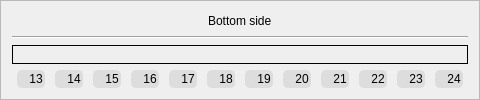
         <widget class="QFrame" name="frame">
          <property name="maximumSize">
           <size>
            <width>16777215</width>
            <height>280</height>
           </size>
          </property>
          <property name="frameShape">
           <enum>QFrame::StyledPanel</enum>
          </property>
          <property name="frameShadow">
           <enum>QFrame::Raised</enum>
          </property>
          <layout class="QVBoxLayout" name="verticalLayout_6">
           <item alignment="Qt::AlignHCenter">
            <widget class="QLabel" name="label_2">
             <property name="maximumSize">
              <size>
               <width>16777215</width>
               <height>20</height>
              </size>
             </property>
             <property name="text">
              <string>Bottom side</string>
             </property>
            </widget>
           </item>
           <item>
            <widget class="Line" name="line_2">
             <property name="orientation">
              <enum>Qt::Horizontal</enum>
             </property>
            </widget>
           </item>
           <item>
            <widget class="QFrame" name="frame_105">
             <property name="minimumSize">
              <size>
               <width>0</width>
               <height>1</height>
              </size>
             </property>
             <property name="maximumSize">
              <size>
               <width>16777215</width>
               <height>250</height>
              </size>
             </property>
             <property name="frameShape">
              <enum>QFrame::Box</enum>
             </property>
             <property name="frameShadow">
              <enum>QFrame::Plain</enum>
             </property>
             <layout class="QHBoxLayout" name="horizontalLayout_150">
              <property name="spacing">
               <number>0</number>
              </property>
              <property name="leftMargin">
               <number>0</number>
              </property>
              <property name="topMargin">
               <number>0</number>
              </property>
              <property name="rightMargin">
               <number>0</number>
              </property>
              <property name="bottomMargin">
               <number>0</number>
              </property>
              <item>
               <widget class="QLabel" name="live13">
                <property name="minimumSize">
                 <size>
                  <width>1</width>
                  <height>1</height>
                 </size>
                </property>
                <property name="text">
                 <string/>
                </property>
                <property name="scaledContents">
                 <bool>true</bool>
                </property>
               </widget>
              </item>
              <item>
               <widget class="QLabel" name="live14">
                <property name="minimumSize">
                 <size>
                  <width>1</width>
                  <height>1</height>
                 </size>
                </property>
                <property name="text">
                 <string/>
                </property>
                <property name="scaledContents">
                 <bool>true</bool>
                </property>
               </widget>
              </item>
              <item>
               <widget class="QLabel" name="live15">
                <property name="minimumSize">
                 <size>
                  <width>1</width>
                  <height>1</height>
                 </size>
                </property>
                <property name="text">
                 <string/>
                </property>
                <property name="scaledContents">
                 <bool>true</bool>
                </property>
               </widget>
              </item>
              <item>
               <widget class="QLabel" name="live16">
                <property name="minimumSize">
                 <size>
                  <width>1</width>
                  <height>1</height>
                 </size>
                </property>
                <property name="text">
                 <string/>
                </property>
                <property name="scaledContents">
                 <bool>true</bool>
                </property>
               </widget>
              </item>
              <item>
               <widget class="QLabel" name="live17">
                <property name="minimumSize">
                 <size>
                  <width>1</width>
                  <height>1</height>
                 </size>
                </property>
                <property name="text">
                 <string/>
                </property>
                <property name="scaledContents">
                 <bool>true</bool>
                </property>
               </widget>
              </item>
              <item>
               <widget class="QLabel" name="live18">
                <property name="minimumSize">
                 <size>
                  <width>1</width>
                  <height>1</height>
                 </size>
                </property>
                <property name="text">
                 <string/>
                </property>
                <property name="scaledContents">
                 <bool>true</bool>
                </property>
               </widget>
              </item>
              <item>
               <widget class="QLabel" name="live19">
                <property name="minimumSize">
                 <size>
                  <width>1</width>
                  <height>1</height>
                 </size>
                </property>
                <property name="text">
                 <string/>
                </property>
                <property name="scaledContents">
                 <bool>true</bool>
                </property>
               </widget>
              </item>
              <item>
               <widget class="QLabel" name="live20">
                <property name="minimumSize">
                 <size>
                  <width>1</width>
                  <height>1</height>
                 </size>
                </property>
                <property name="text">
                 <string/>
                </property>
                <property name="scaledContents">
                 <bool>true</bool>
                </property>
               </widget>
              </item>
              <item>
               <widget class="QLabel" name="live21">
                <property name="minimumSize">
                 <size>
                  <width>1</width>
                  <height>1</height>
                 </size>
                </property>
                <property name="text">
                 <string/>
                </property>
                <property name="scaledContents">
                 <bool>true</bool>
                </property>
               </widget>
              </item>
              <item>
               <widget class="QLabel" name="live22">
                <property name="minimumSize">
                 <size>
                  <width>1</width>
                  <height>1</height>
                 </size>
                </property>
                <property name="text">
                 <string/>
                </property>
                <property name="scaledContents">
                 <bool>true</bool>
                </property>
               </widget>
              </item>
              <item>
               <widget class="QLabel" name="live23">
                <property name="minimumSize">
                 <size>
                  <width>1</width>
                  <height>1</height>
                 </size>
                </property>
                <property name="text">
                 <string/>
                </property>
                <property name="scaledContents">
                 <bool>true</bool>
                </property>
               </widget>
              </item>
              <item>
               <widget class="QLabel" name="live24">
                <property name="minimumSize">
                 <size>
                  <width>1</width>
                  <height>1</height>
                 </size>
                </property>
                <property name="text">
                 <string/>
                </property>
                <property name="scaledContents">
                 <bool>true</bool>
                </property>
               </widget>
              </item>
             </layout>
            </widget>
           </item>
           <item>
            <layout class="QHBoxLayout" name="horizontalLayout_215" stretch="0,0,0,0,0,0,0,0,0,0,0,0">
             <property name="spacing">
              <number>10</number>
             </property>
             <property name="leftMargin">
              <number>5</number>
             </property>
             <property name="rightMargin">
              <number>5</number>
             </property>
             <item>
              <widget class="QLabel" name="label_205">
               <property name="maximumSize">
                <size>
                 <width>16777215</width>
                 <height>20</height>
                </size>
               </property>
               <property name="styleSheet">
                <string notr="true">QLabel {
	background-color: rgb(221, 221, 221);
	border-radius: 5px;
	border: 2px solid rgb(221, 221, 221);
	padding-left: 10px;
	selection-color: rgb(255, 255, 255);
	selection-background-color: rgb(255, 121, 198);
}
</string>
               </property>
               <property name="text">
                <string>13</string>
               </property>
               <property name="alignment">
                <set>Qt::AlignCenter</set>
               </property>
              </widget>
             </item>
             <item>
              <widget class="QLabel" name="label_206">
               <property name="maximumSize">
                <size>
                 <width>16777215</width>
                 <height>20</height>
                </size>
               </property>
               <property name="styleSheet">
                <string notr="true">QLabel {
	background-color: rgb(221, 221, 221);
	border-radius: 5px;
	border: 2px solid rgb(221, 221, 221);
	padding-left: 10px;
	selection-color: rgb(255, 255, 255);
	selection-background-color: rgb(255, 121, 198);
}
</string>
               </property>
               <property name="text">
                <string>14</string>
               </property>
               <property name="alignment">
                <set>Qt::AlignCenter</set>
               </property>
              </widget>
             </item>
             <item>
              <widget class="QLabel" name="label_207">
               <property name="maximumSize">
                <size>
                 <width>16777215</width>
                 <height>20</height>
                </size>
               </property>
               <property name="styleSheet">
                <string notr="true">QLabel {
	background-color: rgb(221, 221, 221);
	border-radius: 5px;
	border: 2px solid rgb(221, 221, 221);
	padding-left: 10px;
	selection-color: rgb(255, 255, 255);
	selection-background-color: rgb(255, 121, 198);
}
</string>
               </property>
               <property name="text">
                <string>15</string>
               </property>
               <property name="alignment">
                <set>Qt::AlignCenter</set>
               </property>
              </widget>
             </item>
             <item>
              <widget class="QLabel" name="label_208">
               <property name="maximumSize">
                <size>
                 <width>16777215</width>
                 <height>20</height>
                </size>
               </property>
               <property name="styleSheet">
                <string notr="true">QLabel {
	background-color: rgb(221, 221, 221);
	border-radius: 5px;
	border: 2px solid rgb(221, 221, 221);
	padding-left: 10px;
	selection-color: rgb(255, 255, 255);
	selection-background-color: rgb(255, 121, 198);
}
</string>
               </property>
               <property name="text">
                <string>16</string>
               </property>
               <property name="alignment">
                <set>Qt::AlignCenter</set>
               </property>
              </widget>
             </item>
             <item>
              <widget class="QLabel" name="label_209">
               <property name="maximumSize">
                <size>
                 <width>16777215</width>
                 <height>20</height>
                </size>
               </property>
               <property name="styleSheet">
                <string notr="true">QLabel {
	background-color: rgb(221, 221, 221);
	border-radius: 5px;
	border: 2px solid rgb(221, 221, 221);
	padding-left: 10px;
	selection-color: rgb(255, 255, 255);
	selection-background-color: rgb(255, 121, 198);
}
</string>
               </property>
               <property name="text">
                <string>17</string>
               </property>
               <property name="alignment">
                <set>Qt::AlignCenter</set>
               </property>
              </widget>
             </item>
             <item>
              <widget class="QLabel" name="label_210">
               <property name="maximumSize">
                <size>
                 <width>16777215</width>
                 <height>20</height>
                </size>
               </property>
               <property name="styleSheet">
                <string notr="true">QLabel {
	background-color: rgb(221, 221, 221);
	border-radius: 5px;
	border: 2px solid rgb(221, 221, 221);
	padding-left: 10px;
	selection-color: rgb(255, 255, 255);
	selection-background-color: rgb(255, 121, 198);
}
</string>
               </property>
               <property name="text">
                <string>18</string>
               </property>
               <property name="alignment">
                <set>Qt::AlignCenter</set>
               </property>
              </widget>
             </item>
             <item>
              <widget class="QLabel" name="label_212">
               <property name="maximumSize">
                <size>
                 <width>16777215</width>
                 <height>20</height>
                </size>
               </property>
               <property name="styleSheet">
                <string notr="true">QLabel {
	background-color: rgb(221, 221, 221);
	border-radius: 5px;
	border: 2px solid rgb(221, 221, 221);
	padding-left: 10px;
	selection-color: rgb(255, 255, 255);
	selection-background-color: rgb(255, 121, 198);
}
</string>
               </property>
               <property name="text">
                <string>19</string>
               </property>
               <property name="alignment">
                <set>Qt::AlignCenter</set>
               </property>
              </widget>
             </item>
             <item>
              <widget class="QLabel" name="label_213">
               <property name="maximumSize">
                <size>
                 <width>16777215</width>
                 <height>20</height>
                </size>
               </property>
               <property name="styleSheet">
                <string notr="true">QLabel {
	background-color: rgb(221, 221, 221);
	border-radius: 5px;
	border: 2px solid rgb(221, 221, 221);
	padding-left: 10px;
	selection-color: rgb(255, 255, 255);
	selection-background-color: rgb(255, 121, 198);
}
</string>
               </property>
               <property name="text">
                <string>20</string>
               </property>
               <property name="alignment">
                <set>Qt::AlignCenter</set>
               </property>
              </widget>
             </item>
             <item>
              <widget class="QLabel" name="label_214">
               <property name="maximumSize">
                <size>
                 <width>16777215</width>
                 <height>20</height>
                </size>
               </property>
               <property name="styleSheet">
                <string notr="true">QLabel {
	background-color: rgb(221, 221, 221);
	border-radius: 5px;
	border: 2px solid rgb(221, 221, 221);
	padding-left: 10px;
	selection-color: rgb(255, 255, 255);
	selection-background-color: rgb(255, 121, 198);
}
</string>
               </property>
               <property name="text">
                <string>21</string>
               </property>
               <property name="alignment">
                <set>Qt::AlignCenter</set>
               </property>
              </widget>
             </item>
             <item>
              <widget class="QLabel" name="label_215">
               <property name="maximumSize">
                <size>
                 <width>16777215</width>
                 <height>20</height>
                </size>
               </property>
               <property name="styleSheet">
                <string notr="true">QLabel {
	background-color: rgb(221, 221, 221);
	border-radius: 5px;
	border: 2px solid rgb(221, 221, 221);
	padding-left: 10px;
	selection-color: rgb(255, 255, 255);
	selection-background-color: rgb(255, 121, 198);
}
</string>
               </property>
               <property name="text">
                <string>22</string>
               </property>
               <property name="alignment">
                <set>Qt::AlignCenter</set>
               </property>
              </widget>
             </item>
             <item>
              <widget class="QLabel" name="label_216">
               <property name="maximumSize">
                <size>
                 <width>16777215</width>
                 <height>20</height>
                </size>
               </property>
               <property name="styleSheet">
                <string notr="true">QLabel {
	background-color: rgb(221, 221, 221);
	border-radius: 5px;
	border: 2px solid rgb(221, 221, 221);
	padding-left: 10px;
	selection-color: rgb(255, 255, 255);
	selection-background-color: rgb(255, 121, 198);
}
</string>
               </property>
               <property name="text">
                <string>23</string>
               </property>
               <property name="alignment">
                <set>Qt::AlignCenter</set>
               </property>
              </widget>
             </item>
             <item>
              <widget class="QLabel" name="label_217">
               <property name="maximumSize">
                <size>
                 <width>16777215</width>
                 <height>20</height>
                </size>
               </property>
               <property name="styleSheet">
                <string notr="true">QLabel {
	background-color: rgb(221, 221, 221);
	border-radius: 5px;
	border: 2px solid rgb(221, 221, 221);
	padding-left: 10px;
	selection-color: rgb(255, 255, 255);
	selection-background-color: rgb(255, 121, 198);
}
</string>
               </property>
               <property name="text">
                <string>24</string>
               </property>
               <property name="alignment">
                <set>Qt::AlignCenter</set>
               </property>
              </widget>
             </item>
            </layout>
           </item>
          </layout>
         </widget>
